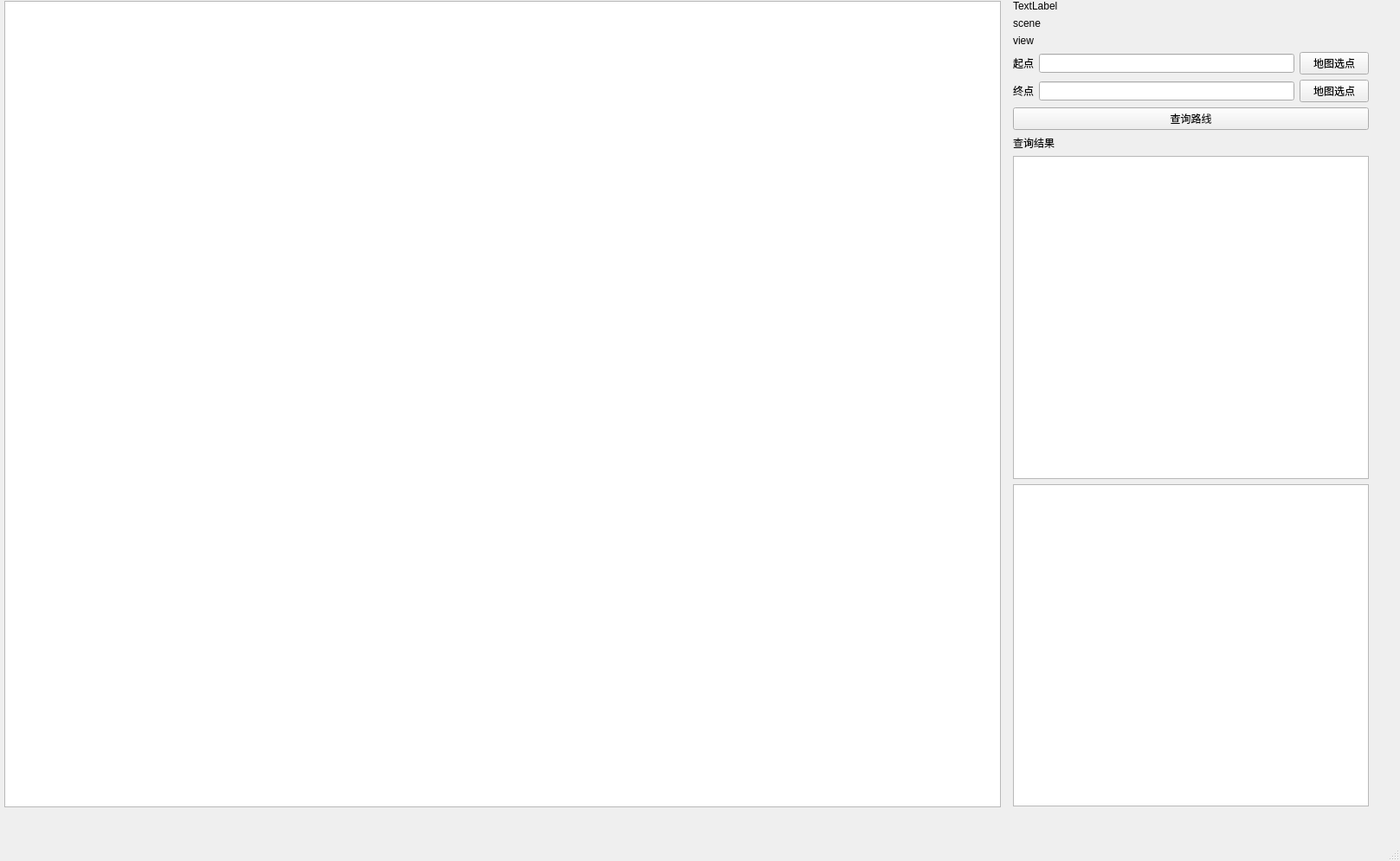
<?xml version="1.0" encoding="UTF-8"?>
<ui version="4.0">
 <class>MainWindow</class>
 <widget class="QMainWindow" name="MainWindow">
  <property name="geometry">
   <rect>
    <x>0</x>
    <y>0</y>
    <width>1617</width>
    <height>994</height>
   </rect>
  </property>
  <property name="windowTitle">
   <string>MainWindow</string>
  </property>
  <widget class="QWidget" name="centralwidget">
   <widget class="QGraphicsView" name="graphicsView">
    <property name="geometry">
     <rect>
      <x>5</x>
      <y>1</y>
      <width>1151</width>
      <height>931</height>
     </rect>
    </property>
   </widget>
   <widget class="QWidget" name="verticalLayoutWidget">
    <property name="geometry">
     <rect>
      <x>1170</x>
      <y>0</y>
      <width>411</width>
      <height>931</height>
     </rect>
    </property>
    <layout class="QVBoxLayout" name="verticalLayout">
     <item>
      <widget class="QLabel" name="show_stop_name_label">
       <property name="text">
        <string>TextLabel</string>
       </property>
      </widget>
     </item>
     <item>
      <layout class="QHBoxLayout" name="horizontalLayout_3">
       <item>
        <widget class="QLabel" name="label_5">
         <property name="enabled">
          <bool>true</bool>
         </property>
         <property name="frameShadow">
          <enum>QFrame::Plain</enum>
         </property>
         <property name="midLineWidth">
          <number>2</number>
         </property>
         <property name="text">
          <string>scene</string>
         </property>
         <property name="textFormat">
          <enum>Qt::PlainText</enum>
         </property>
        </widget>
       </item>
       <item>
        <widget class="QLabel" name="sceneCoordLabel">
         <property name="text">
          <string/>
         </property>
        </widget>
       </item>
      </layout>
     </item>
     <item>
      <layout class="QHBoxLayout" name="horizontalLayout_4">
       <item>
        <widget class="QLabel" name="label_7">
         <property name="text">
          <string>view</string>
         </property>
        </widget>
       </item>
       <item>
        <widget class="QLabel" name="viewCoordLabel">
         <property name="text">
          <string/>
         </property>
        </widget>
       </item>
      </layout>
     </item>
     <item>
      <layout class="QHBoxLayout" name="horizontalLayout">
       <item>
        <widget class="QLabel" name="label">
         <property name="text">
          <string>起点</string>
         </property>
        </widget>
       </item>
       <item>
        <widget class="QLineEdit" name="lineEdit"/>
       </item>
       <item>
        <widget class="QPushButton" name="from_choose_button">
         <property name="text">
          <string>地图选点</string>
         </property>
        </widget>
       </item>
      </layout>
     </item>
     <item>
      <layout class="QHBoxLayout" name="horizontalLayout_2">
       <item>
        <widget class="QLabel" name="label_2">
         <property name="text">
          <string>终点</string>
         </property>
         <property name="textFormat">
          <enum>Qt::PlainText</enum>
         </property>
        </widget>
       </item>
       <item>
        <widget class="QLineEdit" name="lineEdit_2"/>
       </item>
       <item>
        <widget class="QPushButton" name="to_choose_button">
         <property name="text">
          <string>地图选点</string>
         </property>
        </widget>
       </item>
      </layout>
     </item>
     <item>
      <widget class="QPushButton" name="pushButton">
       <property name="text">
        <string>查询路线</string>
       </property>
      </widget>
     </item>
     <item>
      <widget class="QLabel" name="label_3">
       <property name="text">
        <string>查询结果</string>
       </property>
      </widget>
     </item>
     <item>
      <widget class="QListWidget" name="routesList"/>
     </item>
     <item>
      <widget class="QTextBrowser" name="textBrowser"/>
     </item>
    </layout>
   </widget>
  </widget>
  <widget class="QMenuBar" name="menubar">
   <property name="geometry">
    <rect>
     <x>0</x>
     <y>0</y>
     <width>1617</width>
     <height>29</height>
    </rect>
   </property>
  </widget>
  <widget class="QStatusBar" name="statusbar"/>
 </widget>
 <resources/>
 <connections/>
</ui>
